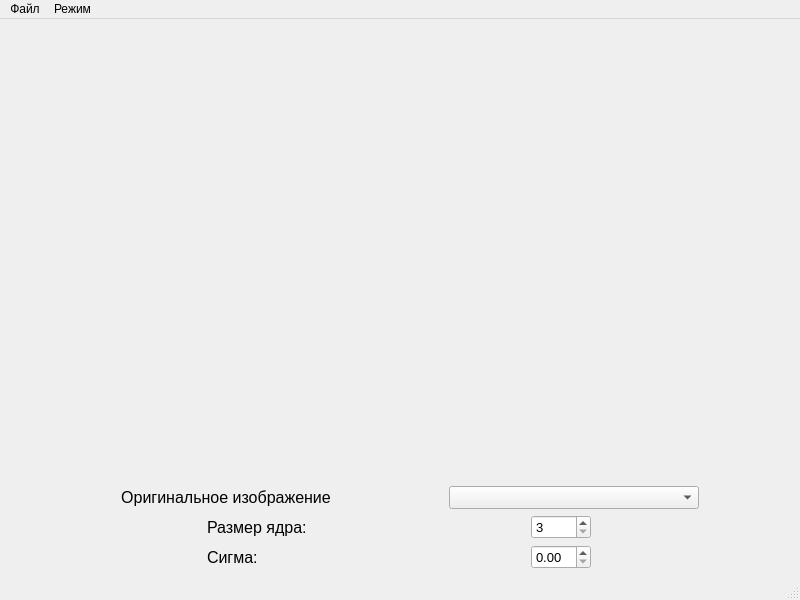
<?xml version="1.0" encoding="UTF-8"?>
<ui version="4.0">
 <class>MainWindow</class>
 <widget class="QMainWindow" name="MainWindow">
  <property name="geometry">
   <rect>
    <x>0</x>
    <y>0</y>
    <width>800</width>
    <height>600</height>
   </rect>
  </property>
  <property name="minimumSize">
   <size>
    <width>800</width>
    <height>600</height>
   </size>
  </property>
  <property name="windowTitle">
   <string>MainWindow</string>
  </property>
  <widget class="QWidget" name="central_widget">
   <layout class="QVBoxLayout" name="verticalLayout">
    <item>
     <layout class="QHBoxLayout" name="horizontal_layout">
      <item>
       <widget class="QLabel" name="label_image_orig">
        <property name="sizePolicy">
         <sizepolicy hsizetype="Expanding" vsizetype="Expanding">
          <horstretch>0</horstretch>
          <verstretch>0</verstretch>
         </sizepolicy>
        </property>
        <property name="minimumSize">
         <size>
          <width>1</width>
          <height>1</height>
         </size>
        </property>
        <property name="text">
         <string/>
        </property>
        <property name="scaledContents">
         <bool>false</bool>
        </property>
        <property name="alignment">
         <set>Qt::AlignmentFlag::AlignCenter</set>
        </property>
       </widget>
      </item>
      <item>
       <widget class="QLabel" name="label_image_result">
        <property name="sizePolicy">
         <sizepolicy hsizetype="Expanding" vsizetype="Expanding">
          <horstretch>0</horstretch>
          <verstretch>0</verstretch>
         </sizepolicy>
        </property>
        <property name="minimumSize">
         <size>
          <width>1</width>
          <height>1</height>
         </size>
        </property>
        <property name="text">
         <string/>
        </property>
        <property name="alignment">
         <set>Qt::AlignmentFlag::AlignCenter</set>
        </property>
       </widget>
      </item>
     </layout>
    </item>
    <item>
     <layout class="QHBoxLayout" name="horizontalLayout">
      <item>
       <widget class="QLabel" name="label_3">
        <property name="maximumSize">
         <size>
          <width>250</width>
          <height>30</height>
         </size>
        </property>
        <property name="font">
         <font>
          <pointsize>12</pointsize>
         </font>
        </property>
        <property name="text">
         <string>Оригинальное изображение</string>
        </property>
        <property name="alignment">
         <set>Qt::AlignmentFlag::AlignCenter</set>
        </property>
       </widget>
      </item>
      <item>
       <widget class="QComboBox" name="combobox">
        <property name="maximumSize">
         <size>
          <width>250</width>
          <height>30</height>
         </size>
        </property>
        <property name="font">
         <font>
          <pointsize>10</pointsize>
         </font>
        </property>
       </widget>
      </item>
     </layout>
    </item>
    <item>
     <layout class="QHBoxLayout" name="horizontal_layout_2">
      <item>
       <widget class="QLabel" name="label">
        <property name="sizePolicy">
         <sizepolicy hsizetype="Expanding" vsizetype="Preferred">
          <horstretch>0</horstretch>
          <verstretch>0</verstretch>
         </sizepolicy>
        </property>
        <property name="maximumSize">
         <size>
          <width>120</width>
          <height>25</height>
         </size>
        </property>
        <property name="font">
         <font>
          <pointsize>12</pointsize>
         </font>
        </property>
        <property name="text">
         <string>Размер ядра: </string>
        </property>
       </widget>
      </item>
      <item>
       <widget class="QSpinBox" name="spinbox">
        <property name="maximumSize">
         <size>
          <width>60</width>
          <height>16777215</height>
         </size>
        </property>
        <property name="font">
         <font>
          <pointsize>10</pointsize>
         </font>
        </property>
        <property name="minimum">
         <number>3</number>
        </property>
        <property name="maximum">
         <number>21</number>
        </property>
        <property name="singleStep">
         <number>2</number>
        </property>
       </widget>
      </item>
     </layout>
    </item>
    <item>
     <layout class="QHBoxLayout" name="horizontal_layout_3">
      <item>
       <widget class="QLabel" name="label_2">
        <property name="sizePolicy">
         <sizepolicy hsizetype="Expanding" vsizetype="Preferred">
          <horstretch>0</horstretch>
          <verstretch>0</verstretch>
         </sizepolicy>
        </property>
        <property name="maximumSize">
         <size>
          <width>120</width>
          <height>25</height>
         </size>
        </property>
        <property name="font">
         <font>
          <pointsize>12</pointsize>
         </font>
        </property>
        <property name="text">
         <string>Сигма: </string>
        </property>
       </widget>
      </item>
      <item>
       <widget class="QDoubleSpinBox" name="double_spinbox">
        <property name="maximumSize">
         <size>
          <width>60</width>
          <height>16777215</height>
         </size>
        </property>
        <property name="font">
         <font>
          <pointsize>10</pointsize>
         </font>
        </property>
        <property name="singleStep">
         <double>0.100000000000000</double>
        </property>
       </widget>
      </item>
     </layout>
    </item>
   </layout>
  </widget>
  <widget class="QMenuBar" name="menubar">
   <property name="geometry">
    <rect>
     <x>0</x>
     <y>0</y>
     <width>800</width>
     <height>22</height>
    </rect>
   </property>
   <widget class="QMenu" name="menu_file">
    <property name="title">
     <string>Файл</string>
    </property>
    <addaction name="action_open"/>
    <addaction name="action_save"/>
   </widget>
   <widget class="QMenu" name="menu_mode">
    <property name="title">
     <string>Режим</string>
    </property>
    <addaction name="action_photo"/>
    <addaction name="action_video"/>
   </widget>
   <addaction name="menu_file"/>
   <addaction name="menu_mode"/>
  </widget>
  <widget class="QStatusBar" name="statusbar"/>
  <action name="action_open">
   <property name="text">
    <string>Открыть</string>
   </property>
  </action>
  <action name="action_save">
   <property name="text">
    <string>Сохранить</string>
   </property>
  </action>
  <action name="action_photo">
   <property name="text">
    <string>Фото</string>
   </property>
  </action>
  <action name="action_video">
   <property name="text">
    <string>Видео</string>
   </property>
  </action>
 </widget>
 <resources/>
 <connections/>
</ui>
